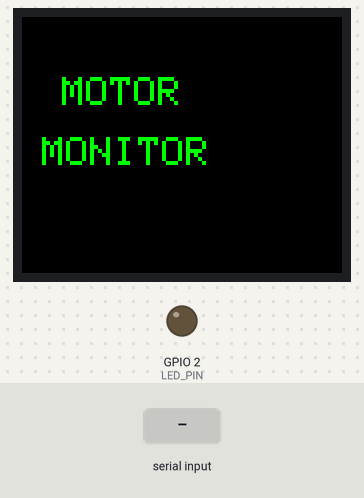
Bench run of a program on a simulated ESP32. On the bench: 160×128 colour display, output pins drawn as LEDs (lit = HIGH). Dashed ring = blinking. The inputs (shaded band) are chosen by the test bench. Random numbers use the default seed unless the program sets one; what the program prints to the serial monitor is not drawn.

Above: at 0.7 s.
At 2.88 s:
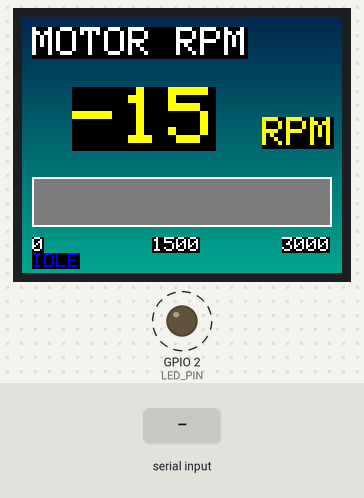
2.9 s: "auto\n" received over Serial
At 3.18 s:
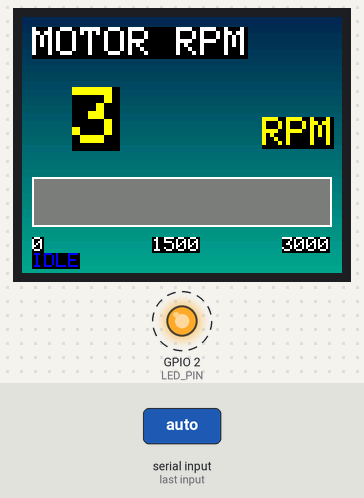
At 4.68 s:
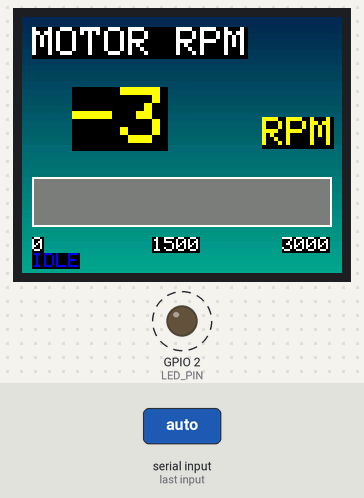
4.7 s: "status\n" received over Serial
7.7 s: "rpm \n" received over Serial
9.2 s: "status\n" received over Serial
Timing chart, 0 to 13.2 s (numbered marks = the images above; inputs shaded):
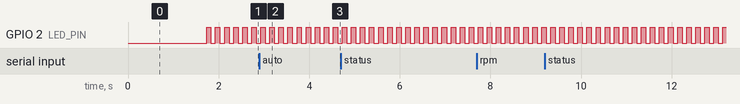

Measured:
- by itself, GPIO 2 (LED_PIN): alternates HIGH for 0.10 s and LOW for 0.10 s
- what the display in image 0 shows lasts 1.0 s, from 0.7 s to 1.7 s

The program:

main.cpp
```cpp
/**
 * @file main.cpp
 * @brief Motor Monitor - Main Application Entry Point
 *
 * This application monitors and simulates motor RPM with TFT display.
 * Features:
 * - Real-time RPM simulation with smooth transitions
 * - TFT display visualization with gradient background
 * - Serial command interface for control
 * - Auto-mode for automatic RPM changes
 *
 * FreeRTOS Tasks:
 * - Display Task: Updates TFT display periodically
 * - Simulator Task: Updates motor simulation state
 * - Command Task: Handles serial input commands
 */

#include <Arduino.h>
#include "display.h"
#include "simulator.h"
#include "config.h"

// ============================================================================
// PRIVATE CONSTANTS
// ============================================================================
#define LED_PIN             2
#define UPDATE_INTERVAL_MS  100
#define COMMAND_BUFFER_SIZE 32
#define DISPLAY_STACK_SIZE  STACK_MEDIUM
#define SIMULATOR_STACK_SIZE STACK_SMALL

// ============================================================================
// PRIVATE TYPES
// ============================================================================
typedef struct {
    char commandBuffer[COMMAND_BUFFER_SIZE];
    int cmdIndex;
    unsigned long lastUpdate;
} AppState_t;

// ============================================================================
// PRIVATE VARIABLES
// ============================================================================
static AppState_t s_appState = {0};
static TaskHandle_t xDisplayTaskHandle = NULL;
static TaskHandle_t xSimulatorTaskHandle = NULL;

// ============================================================================
// PRIVATE FUNCTION PROTOTYPES
// ============================================================================
static void vDisplayTask(void *pvParameters);
static void vSimulatorTask(void *pvParameters);
static void processSerialCommand(char c);

// ============================================================================
// PRIVATE FUNCTIONS
// ============================================================================

/**
 * @brief Display task - runs at fixed interval to update screen
 */
static void vDisplayTask(void *pvParameters) {
    TickType_t xLastWakeTime = xTaskGetTickCount();

    LOG_INFO("MAIN", "Display task started");

    for (;;) {
        float displayRPM = getCurrentRPM();
        drawMotorDisplay(displayRPM);

        // LED indicator (toggle every 500ms)
        static bool ledState = false;
        ledState = !ledState;
        digitalWrite(LED_PIN, ledState ? HIGH : LOW);

        TASK_DELAY_UNTIL(xLastWakeTime, UPDATE_INTERVAL_MS);
    }
}

/**
 * @brief Simulator task - updates motor simulation state
 */
static void vSimulatorTask(void *pvParameters) {
    LOG_INFO("MAIN", "Simulator task started");

    for (;;) {
        updateSimulator();
        TASK_DELAY_MS(UPDATE_INTERVAL_MS / 2);
    }
}

/**
 * @brief Process serial command character by character
 */
static void processSerialCommand(char c) {
    if (c == '\n' || c == '\r') {
        if (s_appState.cmdIndex > 0) {
            handleCommand(s_appState.commandBuffer);
            s_appState.cmdIndex = 0;
            memset(s_appState.commandBuffer, 0, COMMAND_BUFFER_SIZE);
        }
    } else {
        if (s_appState.cmdIndex < (COMMAND_BUFFER_SIZE - 1)) {
            s_appState.commandBuffer[s_appState.cmdIndex++] = c;
            s_appState.commandBuffer[s_appState.cmdIndex] = '\0';
        }
    }
}

// ============================================================================
// ARDUINO SETUP & LOOP
// ============================================================================

void setup() {
    Serial.begin(115200);

    // Wait for serial connection
    delay(500);

    LOG_INFO("MAIN", "=================================");
    LOG_INFO("MAIN", "Motor Monitor %s", FW_VERSION_STRING);
    LOG_INFO("MAIN", "=================================");

    // Init hardware
    pinMode(LED_PIN, OUTPUT);
    digitalWrite(LED_PIN, LOW);

    // Init modules
    SystemStatus_t status;

    status = initDisplay();
    if (status != STATUS_OK) {
        LOG_ERROR("MAIN", "Display initialization failed!");
    }

    status = initSimulator();
    if (status != STATUS_OK) {
        LOG_ERROR("MAIN", "Simulator initialization failed!");
    }

    // Create FreeRTOS tasks
    BaseType_t xReturn;

    xReturn = xTaskCreatePinnedToCore(
        vDisplayTask,
        "DisplayTask",
        DISPLAY_STACK_SIZE,
        NULL,
        PRIORITY_NORMAL,
        &xDisplayTaskHandle,
        tskNO_AFFINITY
    );

    if (xReturn != pdPASS) {
        LOG_ERROR("MAIN", "Failed to create display task");
    }

    xReturn = xTaskCreatePinnedToCore(
        vSimulatorTask,
        "SimulatorTask",
        SIMULATOR_STACK_SIZE,
        NULL,
        PRIORITY_LOW,
        &xSimulatorTaskHandle,
        tskNO_AFFINITY
    );

    if (xReturn != pdPASS) {
        LOG_ERROR("MAIN", "Failed to create simulator task");
    }

    Serial.println("\n✅ Motor Monitor Ready!");
    Serial.println("Type 'help' for commands\n");

    LOG_INFO("MAIN", "System initialized successfully");
}

void loop() {
    // Read and process serial input (runs on core 0)
    while (Serial.available() > 0) {
        char c = Serial.read();
        processSerialCommand(c);
    }

    // Small delay to prevent busy-waiting
    TASK_DELAY_MS(10);
}
```

display.cpp
```cpp
/**
 * @file display.cpp
 * @brief Display module implementation for Motor Monitor
 *
 * Handles TFT display initialization and motor RPM visualization.
 */

#include "display.h"
#include <Arduino.h>

// ============================================================================
// PRIVATE VARIABLES
// ============================================================================
static TFT_eSPI tft;  // Display instance

// ============================================================================
// PRIVATE FUNCTIONS
// ============================================================================

/**
 * @brief Draw gradient background
 * @param startY Starting Y position
 * @param endY Ending Y position
 * @param width Screen width
 */
static void drawGradientBackground(int startY, int endY, int width) {
    for (int y = startY; y < endY; y++) {
        uint16_t color = tft.color565(0, 40 + y, 80 + y/2);
        tft.drawFastHLine(0, y, width, color);
    }
}

// ============================================================================
// PUBLIC FUNCTIONS
// ============================================================================

SystemStatus_t initDisplay(void) {
    LOG_INFO("DISPLAY", "Initializing display...");

    tft.init();
    tft.setRotation(1);  // Landscape 160x128
    tft.fillScreen(TFT_BLACK);

    // Welcome screen
    tft.setTextColor(TFT_GREEN, TFT_BLACK);
    tft.setTextSize(2);
    tft.setCursor(20, 30);
    tft.print("MOTOR");
    tft.setCursor(10, 60);
    tft.print("MONITOR");

    TASK_DELAY_MS(1000);

    LOG_INFO("DISPLAY", "Display initialized successfully");
    return STATUS_OK;
}

void clearScreenWithGradient(void) {
    // Full screen gradient (160x128)
    drawGradientBackground(0, 128, 160);
}

void drawMotorDisplay(float rpm) {
    clearScreenWithGradient();

    // Title (top left)
    tft.setTextColor(TFT_WHITE, TFT_BLACK);
    tft.setTextSize(2);
    tft.setCursor(5, 5);
    tft.print("MOTOR RPM");

    // RPM Value (LARGE - center)
    tft.setTextColor(TFT_YELLOW, TFT_BLACK);
    tft.setTextSize(4);
    tft.setCursor(25, 35);
    tft.print((int)rpm);

    // RPM Label
    tft.setTextSize(2);
    tft.setCursor(120, 50);
    tft.print("RPM");

    // Progress bar background (full width)
    tft.fillRect(5, 80, 150, 25, TFT_DARKGREY);

    // Progress bar fill
    int fillWidth = map(constrain(rpm, 0, 3000), 0, 3000, 0, 150);
    uint16_t barColor;

    if (rpm < 1000) {
        barColor = TFT_GREEN;
    } else if (rpm < 2000) {
        barColor = TFT_YELLOW;
    } else {
        barColor = TFT_RED;
    }

    tft.fillRect(6, 81, fillWidth, 23, barColor);

    // Border
    tft.drawRect(5, 80, 150, 25, TFT_WHITE);

    // Scale labels
    tft.setTextColor(TFT_WHITE, TFT_BLACK);
    tft.setTextSize(1);
    tft.setCursor(5, 110);
    tft.print("0");

    tft.setCursor(65, 110);
    tft.print("1500");

    tft.setCursor(130, 110);
    tft.print("3000");

    // Status indicator
    tft.setCursor(5, 118);

    if (rpm < 500) {
        tft.setTextColor(TFT_BLUE, TFT_BLACK);
        tft.print("IDLE");
    } else if (rpm < 2000) {
        tft.setTextColor(TFT_GREEN, TFT_BLACK);
        tft.print("RUNNING");
    } else {
        tft.setTextColor(TFT_RED, TFT_BLACK);
        tft.print("HIGH");
    }
}
```

display.h
```cpp
/**
 * @file display.h
 * @brief Display module for Motor Monitor
 *
 * Handles TFT display initialization and motor RPM visualization.
 */

#ifndef DISPLAY_H
#define DISPLAY_H

#include <TFT_eSPI.h>
#include "config.h"

#ifdef __cplusplus
extern "C" {
#endif

// ============================================================================
// PUBLIC FUNCTION PROTOTYPES
// ============================================================================

/**
 * @brief Initialize the TFT display
 * @return SystemStatus_t STATUS_OK on success
 */
SystemStatus_t initDisplay(void);

/**
 * @brief Draw motor RPM on display with gradient background
 * @param rpm Current motor RPM value
 */
void drawMotorDisplay(float rpm);

/**
 * @brief Clear screen with gradient background
 */
void clearScreenWithGradient(void);

#ifdef __cplusplus
}
#endif

#endif /* DISPLAY_H */
```

simulator.cpp
```cpp
/**
 * @file simulator.cpp
 * @brief Motor simulation module implementation
 *
 * Simulates motor RPM behavior with smooth transitions and noise.
 */

#include "simulator.h"
#include <Arduino.h>
#include <string.h>

// ============================================================================
// PRIVATE CONSTANTS
// ============================================================================
#define RPM_MIN             0.0f
#define RPM_MAX             3000.0f
#define RPM_STEP            5.0f
#define RPM_NOISE           20.0f
#define AUTO_INTERVAL_MIN   5000
#define AUTO_INTERVAL_MAX   10000
#define AUTO_RPM_MIN        500
#define AUTO_RPM_MAX        2500

// ============================================================================
// PRIVATE TYPES
// ============================================================================
typedef struct {
    float currentRpm;
    float targetRpm;
    bool autoMode;
    unsigned long lastAutoChange;
    unsigned long autoInterval;
} SimulatorState_t;

// ============================================================================
// PRIVATE VARIABLES
// ============================================================================
static SimulatorState_t s_simState = {0};

// ============================================================================
// PRIVATE FUNCTIONS
// ============================================================================

/**
 * @brief Generate random RPM value within auto mode range
 * @return float Random RPM value
 */
static float generateRandomRPM(void) {
    return (float)random(AUTO_RPM_MIN, AUTO_RPM_MAX);
}

/**
 * @brief Generate random interval for auto mode
 * @return unsigned long Random interval in milliseconds
 */
static unsigned long generateRandomInterval(void) {
    return random(AUTO_INTERVAL_MIN, AUTO_INTERVAL_MAX);
}

// ============================================================================
// PUBLIC FUNCTIONS
// ============================================================================

SystemStatus_t initSimulator(void) {
    LOG_INFO("SIMULATOR", "Initializing simulator...");

    s_simState.currentRpm = 0.0f;
    s_simState.targetRpm = 0.0f;
    s_simState.autoMode = false;
    s_simState.lastAutoChange = millis();
    s_simState.autoInterval = AUTO_INTERVAL_MIN;

    LOG_INFO("SIMULATOR", "Simulator initialized successfully");
    return STATUS_OK;
}

void updateSimulator(void) {
    // Auto-simulation mode
    if (s_simState.autoMode) {
        unsigned long now = millis();

        if (now - s_simState.lastAutoChange >= s_simState.autoInterval) {
            s_simState.targetRpm = generateRandomRPM();
            s_simState.lastAutoChange = now;
            s_simState.autoInterval = generateRandomInterval();

            LOG_DEBUG("SIMULATOR", "Auto mode: New target RPM = %.1f", s_simState.targetRpm);
        }
    }

    // Smooth transition (±RPM_STEP per update)
    float diff = s_simState.currentRpm - s_simState.targetRpm;

    if (abs(diff) > RPM_STEP) {
        if (s_simState.currentRpm < s_simState.targetRpm) {
            s_simState.currentRpm += RPM_STEP;
        } else {
            s_simState.currentRpm -= RPM_STEP;
        }
    }
}

float getCurrentRPM(void) {
    // Add small noise (±RPM_NOISE) for realism
    float noise = (float)random(-(int)RPM_NOISE, (int)RPM_NOISE);
    return s_simState.currentRpm + noise;
}

void setTargetRPM(float rpm) {
    s_simState.targetRpm = constrain(rpm, RPM_MIN, RPM_MAX);
    s_simState.autoMode = false;  // Disable auto mode

    LOG_INFO("SIMULATOR", "Target RPM set to: %.1f (auto mode OFF)", s_simState.targetRpm);
}

bool toggleAutoMode(void) {
    s_simState.autoMode = !s_simState.autoMode;

    if (s_simState.autoMode) {
        s_simState.lastAutoChange = millis();
        s_simState.autoInterval = generateRandomInterval();
        LOG_INFO("SIMULATOR", "Auto mode ON");
    } else {
        LOG_INFO("SIMULATOR", "Auto mode OFF");
    }

    return s_simState.autoMode;
}

bool isAutoMode(void) {
    return s_simState.autoMode;
}

void handleCommand(const char* cmd) {
    if (cmd == NULL) {
        LOG_ERROR("SIMULATOR", "NULL command received");
        return;
    }

    char buffer[32];
    strncpy(buffer, cmd, sizeof(buffer) - 1);
    buffer[sizeof(buffer) - 1] = '\0';

    // Parse command: "rpm <value>"
    if (strncmp(buffer, "rpm ", 4) == 0) {
        float value = atof(buffer + 4);
        setTargetRPM(value);
        Serial.print("✓ Target RPM: ");
        Serial.println(value);
    }
    else if (strcmp(buffer, "auto") == 0) {
        bool mode = toggleAutoMode();
        Serial.print("✓ Auto simulation: ");
        Serial.println(mode ? "ON" : "OFF");
    }
    else if (strcmp(buffer, "help") == 0) {
        Serial.println("\n=== COMMANDS ===");
        Serial.println("rpm <value>  - Set RPM (0-3000)");
        Serial.println("auto         - Toggle auto mode");
        Serial.println("help         - Show help");
        Serial.println("status       - Show status");
        Serial.println("==============\n");
    }
    else if (strcmp(buffer, "status") == 0) {
        Serial.print("Current: ");
        Serial.print(getCurrentRPM(), 1);
        Serial.print(" | Target: ");
        Serial.print(s_simState.targetRpm, 1);
        Serial.print(" | Auto: ");
        Serial.println(s_simState.autoMode ? "ON" : "OFF");
    }
    else {
        Serial.print("✗ Unknown: ");
        Serial.println(buffer);
        Serial.println("Type 'help' for commands");
    }
}
```

simulator.h
```cpp
/**
 * @file simulator.h
 * @brief Motor simulation module
 *
 * Simulates motor RPM behavior with smooth transitions and noise.
 */

#ifndef SIMULATOR_H
#define SIMULATOR_H

#include "config.h"

#ifdef __cplusplus
extern "C" {
#endif

// ============================================================================
// PUBLIC FUNCTION PROTOTYPES
// ============================================================================

/**
 * @brief Initialize the motor simulator
 * @return SystemStatus_t STATUS_OK on success
 */
SystemStatus_t initSimulator(void);

/**
 * @brief Update simulator state (call periodically)
 */
void updateSimulator(void);

/**
 * @brief Get current simulated RPM with noise
 * @return float Current RPM value
 */
float getCurrentRPM(void);

/**
 * @brief Set target RPM for simulation
 * @param rpm Target RPM value (0-3000)
 */
void setTargetRPM(float rpm);

/**
 * @brief Toggle auto simulation mode
 * @return bool New auto mode status
 */
bool toggleAutoMode(void);

/**
 * @brief Get current auto mode status
 * @return bool True if auto mode is enabled
 */
bool isAutoMode(void);

/**
 * @brief Handle serial command input
 * @param cmd Command string from serial
 */
void handleCommand(const char* cmd);

#ifdef __cplusplus
}
#endif

#endif /* SIMULATOR_H */
```

Source omitted: config.h (4417 bytes)
